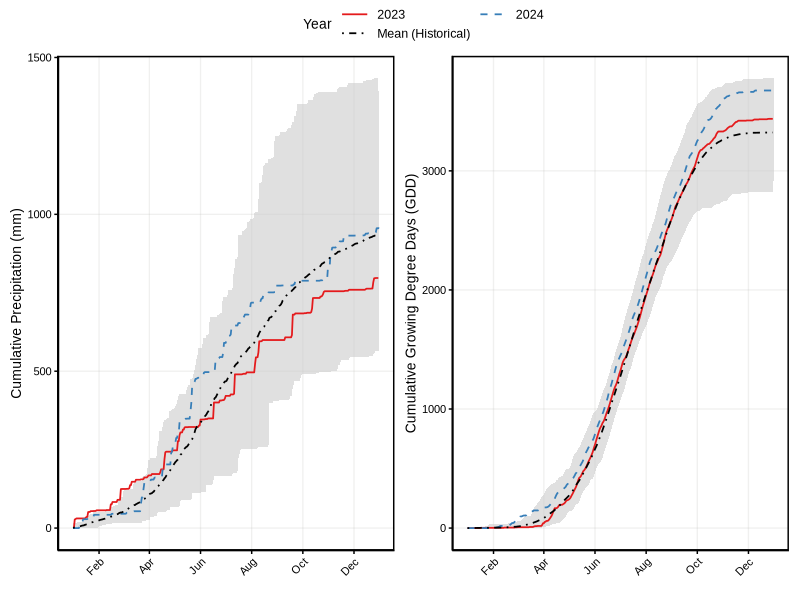
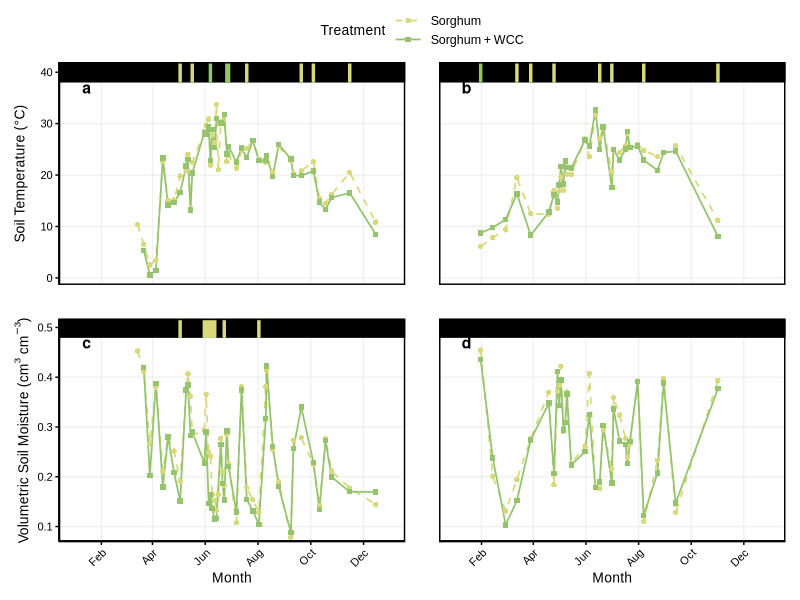
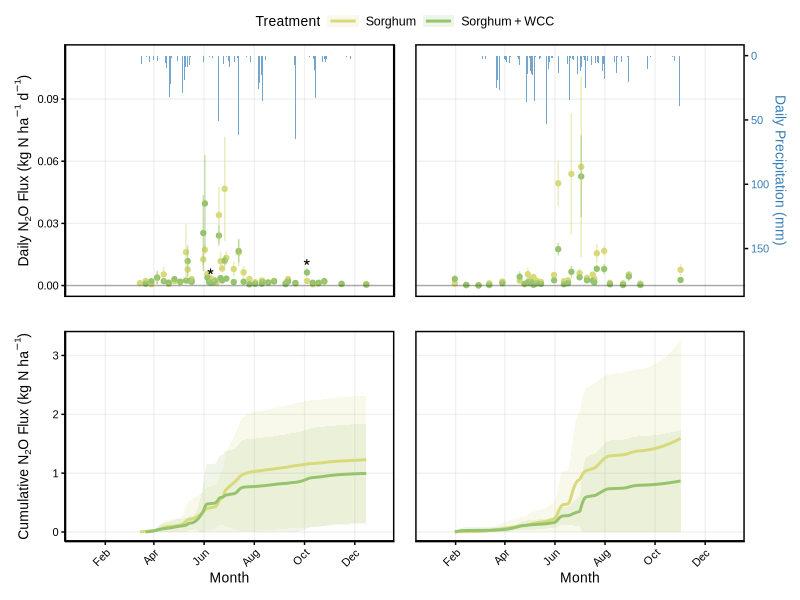
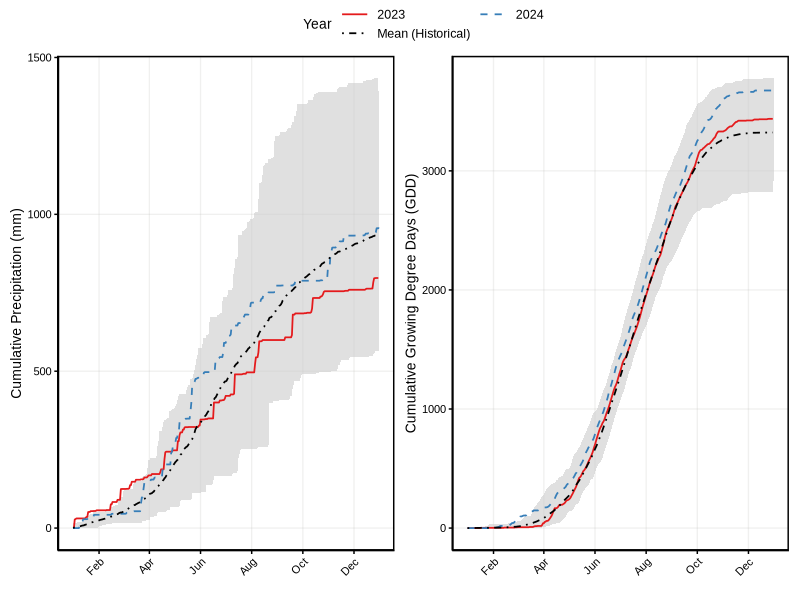
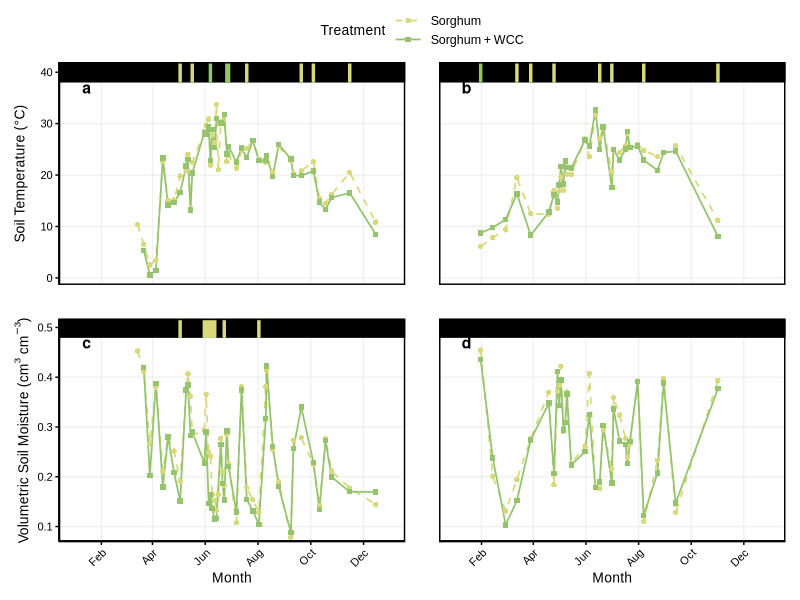
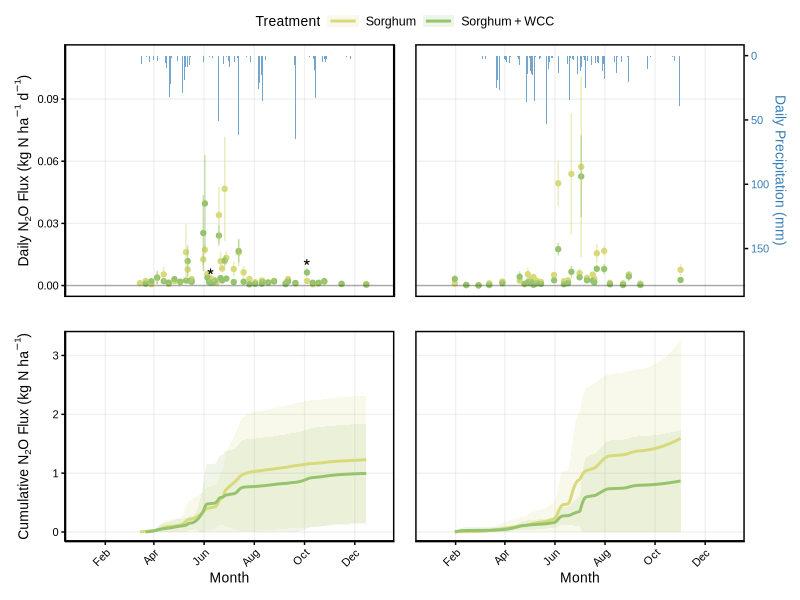

Reproduce these figures in R, in order.
## ---- chunk 1
library(tidyverse)
library(readxl)
library(lubridate)
library(patchwork)
## ---- chunk 2
# Custom theme for consistency
theme_publication <- function(base_size = 12) {
  theme_minimal(base_size = base_size, base_family = "Arial") +
    theme(
      # Backgrounds
      panel.background = element_rect(fill = "#ffffffff", color = NA),
      plot.background = element_rect(fill = "#ffffffff", color = NA),
      strip.background = element_rect(fill = alpha("#A5CAD2", 0.2)),
      
      # Grid
      panel.grid.major = element_line(color = alpha("#B7B5B3", 0.2)),
      panel.grid.minor = element_blank(),
      panel.spacing = unit(2, "lines"),
      panel.border = element_rect(color = "black", fill = NA, linewidth = 1),

      # Text & Axis
      text = element_text(color = "#000000ff"),
      axis.text = element_text(color = "#000000ff", size = base_size * 0.8),
      axis.title = element_text(size = base_size),
      axis.text.x = element_text(angle = 45, hjust = 1, vjust = 1),
      axis.line = element_line(color = "black", linewidth = 0.5),
      axis.ticks = element_line(color = "black", linewidth = 0.5),
      
      # Legend
      legend.position = "top",
      legend.justification = "center",
      legend.direction = "horizontal",
      legend.box = "horizontal",
      legend.margin = margin(b = 1, unit = "pt"),
      legend.box.margin = margin(b = 1, unit = "pt"),
      legend.text = element_text(size = base_size * 0.9),
      legend.title = element_text(size = base_size),
      legend.key.width = unit(0.8, "cm"),
      legend.key.height = unit(0.3, "cm")
    )
}

# Treatment colors
treatment_colors <- c(
  "Sorghum" = "#D8D97AFF",
  "Sorghum + Rye" = "#95C36EFF", 
  "Sorghum + WCC" = "#95C36EFF",
  "Corn" = "#74C8C3FF",
  "Soy" = "#0A2E57FF"
)

scale_color_treatments <- function() scale_color_manual(values = treatment_colors)
scale_fill_treatments <- function() scale_fill_manual(values = treatment_colors)
## ---- chunk 3
rain <- read_xlsx("data/rain/historical_rain.xlsx")
gdd <- read_xlsx("data/rain/historical_rain.xlsx")
flux_data <- read_csv("data/cleaned_flux_data.csv") |>
  mutate(date = as.Date(date)) 
## ---- chunk 4
# Precipitation and GDD plots with historical envelopes
# Import historical rain and gdd data

gdd <- gdd %>%
  select(day, doy, gdd_50_86) %>%
  mutate(
    date = as.Date(day),
    year = year(date),
  ) %>%
  group_by(year) %>%
  arrange(date) %>%
  mutate(cumulative_gdd = cumsum(gdd_50_86))

gdd <- gdd %>%
  mutate(doy_date = as.Date(doy - 1, origin = "2000-01-01"))

rain <- rain %>%
  select(day, doy, precipmm) %>%
  mutate(
    date = as.Date(day),
    year = year(date),
  ) %>%
  group_by(year) %>%
  arrange(date) %>%
  mutate(cumulative_precip = cumsum(precipmm))

rain <- rain %>%
  mutate(doy_date = as.Date(doy - 1, origin = "2000-01-01"))

# Calculate historical envelope for RAIN (excluding 2023 and 2024)
hist_env_rain <- rain |>
  filter(!(year %in% c(2023, 2024))) |>
  group_by(doy_date) |>
  summarize(
    min_cum = min(cumulative_precip, na.rm = TRUE),
    max_cum = max(cumulative_precip, na.rm = TRUE)
  )

# Calculate historical envelope for GDD (excluding 2023 and 2024)
hist_env_gdd <- gdd |>
  filter(!(year %in% c(2023, 2024))) |>
  group_by(doy_date) |>
  summarize(
    min_cum = min(cumulative_gdd, na.rm = TRUE),
    max_cum = max(cumulative_gdd, na.rm = TRUE)
  )

# Calculate historical mean for both rain and GDD
mean_cum_rain <- rain |>
  filter(!(year %in% c(2023, 2024))) |>
  group_by(doy_date) |>
  summarize(cumulative_precip = mean(cumulative_precip, na.rm = TRUE)) |>
  mutate(year = "Mean") |>
  filter(doy_date != "2000-12-31")

mean_cum_gdd <- gdd |>
  filter(!(year %in% c(2023, 2024))) |>
  group_by(doy_date) |>
  summarize(cumulative_gdd = mean(cumulative_gdd, na.rm = TRUE)) |>
  mutate(year = "Mean") |>
  filter(doy_date != "2000-12-31")

# Combine highlighted years with mean
rain_highlight <- rain |>
  filter(year %in% c(2023, 2024)) |>
  mutate(year = as.character(year)) |>
  bind_rows(mean_cum_rain)

gdd_highlight <- gdd |>
  filter(year %in% c(2023, 2024)) |>
  mutate(year = as.character(year)) |>
  bind_rows(mean_cum_gdd)

# Rain plot
rain_plot_v2 <- ggplot() +
  geom_ribbon(
    data = hist_env_rain,
    aes(x = doy_date, ymin = min_cum, ymax = max_cum),
    fill = "gray80", alpha = 0.6
  ) +
  geom_line(
    data = rain_highlight,
    aes(x = doy_date, y = cumulative_precip, color = year, linetype = year),
    linewidth = 0.6
  ) +
  scale_color_manual(
    name = "Year",
    values = c("2023" = "#E41A1C", "2024" = "#377EB8", "Mean" = "black"),
    labels = c("2023" = "2023", "2024" = "2024", "Mean" = "Mean (Historical)")
  ) +
  scale_linetype_manual(
    name = "Year",
    values = c("2023" = "solid", "2024" = "dashed", "Mean" = "dotdash"),
    labels = c("2023" = "2023", "2024" = "2024", "Mean" = "Mean (Historical)")
  ) +
  scale_x_date(date_breaks = "2 months", date_labels = "%b") +
  labs(x = "", y = "Cumulative Precipitation (mm)") +
  theme_publication(base_size = 10)

# GDD plot
gdd_plot_v2 <- ggplot() +
  geom_ribbon(
    data = hist_env_gdd,
    aes(x = doy_date, ymin = min_cum, ymax = max_cum),
    fill = "gray80", alpha = 0.6
  ) +
  geom_line(
    data = gdd_highlight,
    aes(x = doy_date, y = cumulative_gdd, color = year, linetype = year),
    linewidth = 0.6
  ) +
  scale_color_manual(
    name = "Year",
    values = c("2023" = "#E41A1C", "2024" = "#377EB8", "Mean" = "black"),
    labels = c("2023" = "2023", "2024" = "2024", "Mean" = "Mean (Historical)")
  ) +
  scale_linetype_manual(
    name = "Year",
    values = c("2023" = "solid", "2024" = "dashed", "Mean" = "dotdash"),
    labels = c("2023" = "2023", "2024" = "2024", "Mean" = "Mean (Historical)")
  ) +
  scale_x_date(date_breaks = "2 months", date_labels = "%b") +
  labs(x = "", y = "Cumulative Growing Degree Days (GDD)") +
  theme_publication(base_size = 10)

# Combine into pdplot with shared legend
six_panel_plot <- (rain_plot_v2 | gdd_plot_v2) +
  plot_layout(guides = "collect") &
  theme_publication(base_size = 10) &
  theme(
    legend.position = "top",
    plot.margin = margin(t = 3, r = 4, b = 2, l = 4, unit = "pt")
  ) &
  guides(
    color = guide_legend(nrow = 2, byrow = TRUE),
    linetype = guide_legend(nrow = 2, byrow = TRUE)
  )

ggsave("figures/figure1_weather.png", six_panel_plot, 
       width = 84, height = 105, dpi = 600, bg = "white", units = "mm")
six_panel_plot

# Report date ranges used for historical means (excludes 2023, 2024)
hist_range_rain <- rain |>
  filter(!(year %in% c(2023, 2024))) |>
  ungroup() |>
  summarize(
    start_date = min(year, na.rm = TRUE),
    end_date   = max(year, na.rm = TRUE)
  )

hist_range_gdd <- gdd |>
  filter(!(year %in% c(2023, 2024))) |>
  ungroup() |>
  summarize(
    start_date = min(year, na.rm = TRUE),
    end_date   = max(year, na.rm = TRUE)
  )

cat("Historical mean period (rain):", hist_range_rain$start_date, "to", hist_range_rain$end_date, "\n")
cat("Historical mean period (GDD):",  hist_range_gdd$start_date, "to", hist_range_gdd$end_date, "\n")
## ---- chunk 5
# Soil moisture and temperature 4-panel plot

# Calculate summary statistics
moist_temp <- flux_data |>
  filter(treatment %in% c("Sorghum", "Sorghum + Rye")) |>
  mutate(Treatment = if_else(treatment == "Sorghum + Rye", "Sorghum + WCC", treatment)) |>
  group_by(Treatment, year, date) |>
  summarise(
    mean_soil_moisture = mean(swc_2_mean, na.rm = TRUE),
    mean_soil_temp = mean(ts_2_mean, na.rm = TRUE),
    .groups = "drop"
  )

# Per-date t-tests between treatments
raw_soil <- flux_data |>
  filter(treatment %in% c("Sorghum", "Sorghum + Rye")) |>
  mutate(
    Treatment = if_else(treatment == "Sorghum + Rye", "Sorghum + WCC", treatment),
    year = year(date)
  )

get_date_pvals <- function(df, value_col) {
  df |>
    group_by(year, date) |>
    summarise(
      p = {
        vals <- .data[[value_col]]
        trt  <- Treatment
        has_two <- length(unique(na.omit(trt))) == 2
        counts  <- table(trt[!is.na(vals)])
        ok <- has_two && all(counts >= 1) && length(na.omit(vals)) >= 2
        if (ok) {
          out <- tryCatch(t.test(vals ~ trt)$p.value, error = function(e) NA_real_)
          out
        } else NA_real_
      },
      .groups = "drop"
    ) |>
    filter(!is.na(p) & p < 0.05)
}

pvals_moist <- get_date_pvals(raw_soil, "swc_2_mean")
pvals_temp  <- get_date_pvals(raw_soil, "ts_2_mean")

# Split data by year
moist_temp_2023 <- filter(moist_temp, year == 2023)
moist_temp_2024 <- filter(moist_temp, year == 2024)

# Calculate global y-axis limits
global_moisture_limits <- range(moist_temp$mean_soil_moisture, na.rm = TRUE)
global_temp_limits <- range(moist_temp$mean_soil_temp, na.rm = TRUE)

global_moisture_limits[2] <- global_moisture_limits[2] * 1.12
global_temp_limits[2] <- 40

moisture_breaks <- pretty(global_moisture_limits, n = 5)
temp_breaks <- pretty(global_temp_limits, n = 5)

# Star positions for moisture
moisture_stars <- moist_temp |>
  group_by(year, date) |>
  summarise(y_star = max(mean_soil_moisture, na.rm = TRUE) * 1.05, .groups = "drop") |>
  inner_join(pvals_moist, by = c("year", "date")) |>
  filter(is.finite(y_star))

moisture_segments <- moisture_stars |>
  distinct(year, date) |>
  left_join(moist_temp, by = c("year", "date")) |>
  group_by(year, date) |>
  slice_max(order_by = mean_soil_moisture, n = 1, with_ties = FALSE) |>
  mutate(
    x = date - 2,
    xend = date + 2,
    y = 0.5
  ) |>
  ungroup()

# Star positions for temperature
temp_stars <- moist_temp |>
  group_by(year, date) |>
  summarise(y_star = max(mean_soil_temp, na.rm = TRUE) * 1.05, .groups = "drop") |>
  inner_join(pvals_temp, by = c("year", "date")) |>
  filter(is.finite(y_star))

temp_segments <- temp_stars |>
  distinct(year, date) |>
  left_join(moist_temp, by = c("year", "date")) |>
  group_by(year, date) |>
  slice_max(order_by = mean_soil_temp, n = 1, with_ties = FALSE) |>
  mutate(
    x = date - 2,
    xend = date + 2,
    y = 40 
  ) |>
  ungroup()

# 2023 Soil Moisture (bottom left)
p1 <- ggplot(moist_temp_2023, aes(x = date, y = mean_soil_moisture, color = Treatment, linetype = Treatment, shape = Treatment)) +
  geom_line(linewidth = 0.6) +
  geom_point(size = 1.5) +
  scale_color_manual(values = treatment_colors) +
  scale_linetype_manual(values = c("Sorghum" = "dashed", "Sorghum + WCC" = "solid")) +
  scale_shape_manual(values = c("Sorghum" = 16, "Sorghum + WCC" = 15)) +
  scale_x_date(date_breaks = "2 months", date_labels = "%b",
               limits = c(as.Date("2023-01-01"), as.Date("2023-12-31"))) +
  scale_y_continuous(limits = global_moisture_limits, breaks = moisture_breaks, 
                     expand = expansion(mult = c(0.02, 0.02))) +
  labs(x = "Month", y = expression("Volumetric Soil Moisture (cm"^3*" "*"cm"^-3*")"),
       color = "Treatment", linetype = "Treatment", shape = "Treatment") +
  geom_hline(yintercept = 0.5, color = "black", linewidth = 7) +
  geom_segment(
    data = moisture_segments |> filter(year == 2023),
    aes(x = x, xend = xend, y = y, yend = y, color = Treatment),
    linewidth = 7, inherit.aes = FALSE, show.legend = FALSE
  ) +
  annotate("text", x = as.Date("2023-01-15"), y = 0.47,
           label = "c", size = 4, color = "black", fontface = "bold") +
  theme_publication(base_size = 10) +
  theme(legend.position = "none")

# 2024 Soil Moisture (bottom right)
p2 <- ggplot(moist_temp_2024, aes(x = date, y = mean_soil_moisture, color = Treatment, linetype = Treatment, shape = Treatment)) +
  geom_line(linewidth = 0.6) +
  geom_point(size = 1.5) +
  scale_color_manual(values = treatment_colors) +
  scale_linetype_manual(values = c("Sorghum" = "dashed", "Sorghum + WCC" = "solid")) +
  scale_shape_manual(values = c("Sorghum" = 16, "Sorghum + WCC" = 15)) +
  scale_x_date(date_breaks = "2 months", date_labels = "%b",
               limits = c(as.Date("2024-01-01"), as.Date("2024-12-31"))) +
  scale_y_continuous(limits = global_moisture_limits, breaks = moisture_breaks,
                     expand = expansion(mult = c(0.02, 0.02))) +
  labs(x = "Month", y = "", color = "Treatment", linetype = "Treatment", shape = "Treatment") +
  geom_hline(yintercept = 0.5, color = "black", linewidth = 7) +
  geom_segment(
    data = moisture_segments |> filter(year == 2024),
    aes(x = x, xend = xend, y = y, yend = y, color = Treatment),
    linewidth = 7, inherit.aes = FALSE, show.legend = FALSE
  ) +
  annotate("text", x = as.Date("2024-01-15"), y = 0.47,
           label = "d", size = 4, color = "black", fontface = "bold") +
  theme_publication(base_size = 10) +
  theme(
    axis.text.y = element_blank(),
    axis.ticks.y = element_blank(),
    axis.line.y = element_blank(),
    legend.position = "none"
  )

# 2023 Soil Temperature (top left)
p3 <- ggplot(moist_temp_2023, aes(x = date, y = mean_soil_temp, color = Treatment, linetype = Treatment, shape = Treatment)) +
  geom_line(linewidth = 0.6) +
  geom_point(size = 1.5) +
  scale_color_manual(values = treatment_colors) +
  scale_linetype_manual(values = c("Sorghum" = "dashed", "Sorghum + WCC" = "solid")) +
  scale_shape_manual(values = c("Sorghum" = 16, "Sorghum + WCC" = 15)) +
  scale_x_date(date_breaks = "2 months", date_labels = "%b",
               limits = c(as.Date("2023-01-01"), as.Date("2023-12-31"))) +
  scale_y_continuous(limits = global_temp_limits, breaks = temp_breaks,
                     expand = expansion(mult = c(0.05, 0.05))) +
  labs(x = "", y = "Soil Temperature (°C)", color = "Treatment", linetype = "Treatment", shape = "Treatment") +
  geom_hline(yintercept = 40, color = "black", linewidth = 7) +
  geom_segment(
    data = temp_segments |> filter(year == 2023),
    aes(x = x, xend = xend, y = y, yend = y, color = Treatment),
    linewidth = 7, inherit.aes = FALSE, show.legend = FALSE
  ) +
  annotate("text", x = as.Date("2023-01-15"), y = 37,
           label = "a", size = 4, color = "black", fontface = "bold") +
  theme_publication(base_size = 10) +
  theme(
    axis.text.x = element_blank(),
    axis.ticks.x = element_blank(),
    axis.line.x = element_blank(),
    legend.position = "none"
  )

# 2024 Soil Temperature (top right)
p4 <- ggplot(moist_temp_2024, aes(x = date, y = mean_soil_temp, color = Treatment, linetype = Treatment, shape = Treatment)) +
  geom_line(linewidth = 0.6) +
  geom_point(size = 1.5) +
  scale_color_manual(values = treatment_colors) +
  scale_linetype_manual(values = c("Sorghum" = "dashed", "Sorghum + WCC" = "solid")) +
  scale_shape_manual(values = c("Sorghum" = 16, "Sorghum + WCC" = 15)) +
  scale_x_date(date_breaks = "2 months", date_labels = "%b",
               limits = c(as.Date("2024-01-01"), as.Date("2024-12-31"))) +
  scale_y_continuous(limits = global_temp_limits, breaks = temp_breaks,
                     expand = expansion(mult = c(0.05, 0.05))) +
  labs(x = "", y = "", color = "Treatment", linetype = "Treatment", shape = "Treatment") +
  geom_hline(yintercept = 40, color = "black", linewidth = 7) +
  geom_segment(
    data = temp_segments |> filter(year == 2024),
    aes(x = x, xend = xend, y = y, yend = y, color = Treatment),
    linewidth = 7, inherit.aes = FALSE, show.legend = FALSE
  ) +
  annotate("text", x = as.Date("2024-01-15"), y = 37,
           label = "b", size = 4, color = "black", fontface = "bold") +
  theme_publication(base_size = 10) +
  theme(
    axis.text.x = element_blank(),
    axis.ticks.x = element_blank(),
    axis.text.y = element_blank(),
    axis.ticks.y = element_blank(),
    axis.line = element_blank(),
    legend.position = "none"
  )

# Combine panels
soil_4panel <- (p3 | p4) / (p1 | p2) +
  patchwork::plot_layout(guides = "collect", heights = c(1, 1)) &
  theme(legend.position = "top") &
  guides(
    color = guide_legend(nrow = 2, byrow = TRUE),
    linetype = guide_legend(nrow = 2, byrow = TRUE),
    shape = guide_legend(nrow = 2, byrow = TRUE)
  )

soil_4panel

ggsave("figures/figure2_soil_moisture_temperature.png", soil_4panel, 
       width = 174, height = 174, dpi = 600, bg = "white", units = "mm")
## ---- chunk 6

## ---- chunk 7
# Prepare Flux Data
flux_subset <- flux_data |>
  filter(treatment %in% c("Sorghum", "Sorghum + Rye")) |>
  mutate(
    Treatment = if_else(
      treatment == "Sorghum + Rye",
      "Sorghum + WCC",
      treatment
    ),
    year = year(date)
  ) |>
  filter(year %in% c(2023, 2024))

# 1. Daily Means and SE (for top panel)
daily_flux <- flux_subset |>
  group_by(Treatment, year, date) |>
  summarise(
    mean_flux = mean(gnha_day_no_negative, na.rm = TRUE) / 1000, # kg N ha-1 day-1
    se_flux = sd(gnha_day_no_negative, na.rm = TRUE) /
      sqrt(sum(!is.na(gnha_day_no_negative))) /
      1000,
    .groups = "drop"
  )

# 2. Significance (Wilcoxon on plot means)
daily_significance <- flux_subset |>
  group_by(year, date, Treatment, plot) |>
  summarise(
    plot_mean_flux = mean(gnha_day_no_negative, na.rm = TRUE),
    .groups = "drop"
  ) |>
  group_by(year, date) |>
  summarise(
    p_value = {
      sorghum_vals <- plot_mean_flux[Treatment == "Sorghum"]
      wcc_vals <- plot_mean_flux[Treatment == "Sorghum + WCC"]
      sorghum_vals <- sorghum_vals[!is.na(sorghum_vals)]
      wcc_vals <- wcc_vals[!is.na(wcc_vals)]

      if (length(sorghum_vals) >= 3 && length(wcc_vals) >= 3) {
        tryCatch(
          wilcox.test(sorghum_vals, wcc_vals, exact = FALSE)$p.value,
          error = function(e) NA_real_
        )
      } else {
        NA_real_
      }
    },
    .groups = "drop"
  ) |>
  mutate(
    significant = p_value < 0.05,
    star_label = if_else(significant & !is.na(p_value), "*", "")
  )

# Star positions
max_flux_by_date <- daily_flux |>
  group_by(year, date) |>
  summarise(max_flux = max(mean_flux + se_flux, na.rm = TRUE), .groups = "drop")

star_data <- daily_significance |>
  left_join(max_flux_by_date, by = c("year", "date")) |>
  filter(star_label == "*") |>
  mutate(star_y = max_flux * 1.1)

# 3. Cumulative Flux Calculation (CORRECTED)

# First: Aggregate to one value per plot per day (averaging Row/Interrow)
daily_flux_plot_level <- flux_subset |>
  group_by(Treatment, year, plot, date) |>
  summarise(
    daily_flux = mean(gnha_day_no_negative, na.rm = TRUE) / 1000, # kg N
    .groups = "drop"
  )

# Second: Interpolate and Accumulate
cum_flux_plot_level <- daily_flux_plot_level |>
  arrange(Treatment, year, plot, date) |>
  group_by(Treatment, year, plot) |>
  group_modify(~ {
    # Complete the date sequence for this specific plot
    df <- .x |>
      complete(date = seq(min(date), max(date), by = "day")) |>
      arrange(date)

    non_na <- !is.na(df$daily_flux)
    
    # Skip if insufficient data
    if (sum(non_na) == 0) return(tibble())

    # Interpolate
    flux_interp <- if (sum(non_na) >= 2) {
      approx(
        x = df$date[non_na],
        y = df$daily_flux[non_na],
        xout = df$date,
        rule = 1, # NA outside range
        ties = "ordered"
      )$y
    } else {
      # Fallback for single point (rare)
      rep(df$daily_flux[non_na][1], nrow(df))
    }

    # Accumulate and filter out NAs (e.g. before first sampling)
    df |>
      mutate(
        flux_interp = flux_interp,
        cum_flux = cumsum(flux_interp)
      ) |>
      filter(!is.na(flux_interp))
  }) |>
  ungroup()

# Third: Summary Statistics for Plotting
cum_flux_summary <- cum_flux_plot_level |>
  group_by(Treatment, year, date) |>
  summarise(
    cum_flux_mean = mean(cum_flux, na.rm = TRUE),
    cum_flux_sd = sd(cum_flux, na.rm = TRUE),
    n_plots = n(),
    cum_flux_se = cum_flux_sd / sqrt(n_plots),
    t_crit = if_else(n_plots > 1, qt(0.975, df = n_plots - 1), NA_real_),
    cum_flux_ci = t_crit * cum_flux_se,
    .groups = "drop"
  )

# Precipitation
flux_date_ranges <- daily_flux |>
  group_by(year) |>
  summarise(min_date = min(date), max_date = max(date), .groups = "drop")
daily_precip_trimmed <- rain |>
  select(date, year, precipmm) |>
  filter(year %in% c(2023, 2024)) |>
  left_join(flux_date_ranges, by = "year") |>
  filter(date >= min_date, date <= max_date)
fert_events <- tibble(
  year = c(2023, 2024),
  fertilizer_date = as.Date(c("2023-05-05", "2024-07-17"))
)

# Plotting Constants
global_max_flux <- max(daily_flux$mean_flux + daily_flux$se_flux, na.rm = TRUE)
global_max_precip <- max(daily_precip_trimmed$precipmm, na.rm = TRUE)
global_max_cum_flux <- max(
  cum_flux_summary$cum_flux_mean + cum_flux_summary$cum_flux_ci,
  na.rm = TRUE
)
global_precip_scale_factor <- global_max_flux * 0.4 / global_max_precip
global_plot_top <- global_max_flux * 1.1

# Plot Function
create_dual_axis_plot <- function(year_val, is_right_panel = FALSE) {
  flux_year <- filter(daily_flux, year == year_val)
  precip_year <- filter(daily_precip_trimmed, year == year_val)
  star_year <- filter(star_data, year == year_val)
  fert_year <- filter(fert_events, year == year_val)
  cum_flux_year <- filter(cum_flux_summary, year == year_val)
  year_start <- as.Date(paste0(year_val, "-01-01"))
  year_end <- as.Date(paste0(year_val, "-12-31"))

  daily_plot <- ggplot() +
    geom_rect(
      data = precip_year,
      aes(
        xmin = date - 0.5,
        xmax = date + 0.5,
        ymin = global_plot_top - precipmm * global_precip_scale_factor,
        ymax = global_plot_top
      ),
      fill = "#377EB8",
      alpha = 0.7
    ) +
    geom_point(
      data = flux_year,
      aes(x = date, y = mean_flux, color = Treatment),
      size = 1.5
    ) +
    geom_errorbar(
      data = flux_year,
      aes(
        x = date,
        ymin = mean_flux - se_flux,
        ymax = mean_flux + se_flux,
        color = Treatment
      ),
      width = 0.2,
      alpha = 0.5
    # ) +
    # geom_vline(
    #   data = fert_year,
    #   aes(xintercept = fertilizer_date),
    #   linetype = "dashed",
    #   color = "red",
    #   alpha = 0.7
    ) +
    geom_text(
      data = star_year,
      aes(x = date, y = star_y, label = star_label),
      color = "black",
      size = 5
    ) +
    guides(color = "none") +
    scale_color_manual(values = treatment_colors) +
    scale_x_date(
      date_breaks = "2 months",
      date_labels = "%b",
      limits = c(year_start, year_end)
    ) +
    scale_y_continuous(
      name = if (!is_right_panel) {
        expression("Daily N"[2] * "O Flux (kg N ha"^-1 * " d"^-1 * ")")
      } else {
        ""
      },
      limits = c(0, global_plot_top),
      sec.axis = sec_axis(
        ~ (global_plot_top - .) / global_precip_scale_factor,
        name = if (is_right_panel) "Daily Precipitation (mm)" else ""
      )
    ) +
    theme_publication(base_size = 10) +
    theme(
      legend.position = "none",
      axis.text.x = element_blank(),
      axis.ticks.x = element_blank(),
      axis.line.x = element_blank(),
      axis.text.y = if (is_right_panel) element_blank() else element_text(),
      axis.ticks.y = if (is_right_panel) element_blank() else element_line(),
      axis.line.y = if (is_right_panel) element_blank() else element_line(),
      axis.title.y = if (is_right_panel) element_blank() else element_text(),
      axis.text.y.right = if (is_right_panel) {
        element_text(color = "#377EB8")
      } else {
        element_blank()
      },
      axis.ticks.y.right = if (is_right_panel) {
        element_line()
      } else {
        element_blank()
      },
      axis.title.y.right = if (is_right_panel) {
        element_text(color = "#377EB8")
      } else {
        element_blank()
      }
    ) +
    labs(x = "") +
    geom_hline(yintercept = 0, linetype = "solid", alpha = 0.3)

  cumulative_plot <- ggplot(
    cum_flux_year,
    aes(x = date, y = cum_flux_mean, color = Treatment, fill = Treatment)
  ) +
    geom_ribbon(
      aes(
        ymin = pmax(cum_flux_mean - cum_flux_ci, 0),
        ymax = cum_flux_mean + cum_flux_ci
      ),
      alpha = 0.15,
      linewidth = 0
    ) +
    geom_line(linewidth = 1) +
    scale_color_manual(values = treatment_colors) +
    scale_fill_manual(values = treatment_colors) +
    scale_x_date(
      date_breaks = "2 months",
      date_labels = "%b",
      limits = c(year_start, year_end)
    ) +
    scale_y_continuous(
      name = if (!is_right_panel) {
        expression("Cumulative N"[2] * "O Flux (kg N ha"^-1 * ")")
      } else {
        ""
      },
      limits = c(0, global_max_cum_flux)
    ) +
    labs(x = "Month") +
    theme_publication(base_size = 10) +
    theme(
      axis.text.y = if (is_right_panel) element_blank() else element_text(),
      axis.ticks.y = if (is_right_panel) element_blank() else element_line(),
      axis.line.y = if (is_right_panel) element_blank() else element_line(),
      axis.title.y = if (is_right_panel) element_blank() else element_text()
    )

  (daily_plot / cumulative_plot) + patchwork::plot_layout(heights = c(1.2, 1))
}

figure3_dual_axis <- (create_dual_axis_plot(2023) |
  create_dual_axis_plot(2024, TRUE)) +
  patchwork::plot_layout(guides = "collect") &
  theme(legend.position = "top", legend.justification = "center")

figure3_dual_axis

ggsave(
  filename = "figures/figure2_flux_precip_cumulative_2023_2024_plotlevelCI_dualaxis.png",
  plot = figure3_dual_axis,
  width = 174,
  height = 174,
  units = "mm",
  dpi = 600,
  bg = "white"
)
## ---- chunk 8
# Filter data for Sorghum, Sorghum + WCC, and Corn across 2023 and 2024
flux_range_data <- flux_data |>
  filter(treatment %in% c("Sorghum", "Sorghum + Rye", "Corn")) |>
  mutate(
    Treatment = if_else(treatment == "Sorghum + Rye", "Sorghum + WCC", treatment),
    year = year(date)
  ) |>
  filter(year %in% c(2023, 2024))

# Calculate daily flux per plot (averaging row/interrow if present)
daily_flux_plot <- flux_range_data |>
  group_by(Treatment, year, plot, date) |>
  summarise(
    daily_flux = mean(gnha_day_no_negative, na.rm = TRUE) / 1000, # kg N ha-1
    .groups = "drop"
  )

# Interpolate daily values and calculate cumulative sum for each plot
cum_flux_plot <- daily_flux_plot |>
  arrange(Treatment, year, plot, date) |>
  group_by(Treatment, year, plot) |>
  group_modify(~ {
    # Create full date sequence for the plot's observation period
    df <- .x |>
      complete(date = seq(min(date), max(date), by = "day")) |>
      arrange(date)

    non_na <- !is.na(df$daily_flux)
    if (sum(non_na) == 0) return(tibble())

    # Linear interpolation
    flux_interp <- if (sum(non_na) >= 2) {
      approx(
        x = df$date[non_na],
        y = df$daily_flux[non_na],
        xout = df$date,
        rule = 1, # NA outside observed range
        ties = "ordered"
      )$y
    } else {
      rep(df$daily_flux[non_na][1], nrow(df))
    }

    df |>
      mutate(
        flux_interp = flux_interp,
        cum_flux = cumsum(replace_na(flux_interp, 0))
      ) |>
      filter(!is.na(flux_interp))
  }) |>
  ungroup()

# Extract the final cumulative total for each plot
final_cum_values <- cum_flux_plot |>
  group_by(Treatment, year, plot) |>
  summarise(total_cum = max(cum_flux), .groups = "drop")

# Calculate and print the range across all plots
overall_range <- range(final_cum_values$total_cum)
cat("Overall cumulative N2O flux range (kg N ha-1) across Sorghum, Sorghum + WCC, and Corn (2023-2024):",
    paste(round(overall_range, 2), collapse = " - "), "\n")
